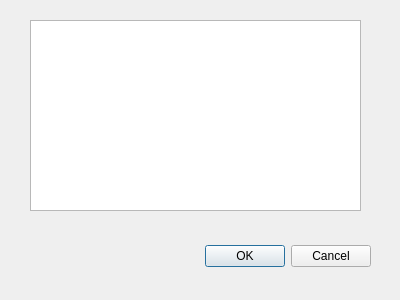
<?xml version="1.0" encoding="UTF-8"?>
<ui version="4.0">
 <class>Dialog</class>
 <widget class="QDialog" name="Dialog">
  <property name="geometry">
   <rect>
    <x>0</x>
    <y>0</y>
    <width>400</width>
    <height>300</height>
   </rect>
  </property>
  <property name="windowTitle">
   <string>Dialog</string>
  </property>
  <widget class="QDialogButtonBox" name="buttonBox">
   <property name="geometry">
    <rect>
     <x>30</x>
     <y>240</y>
     <width>341</width>
     <height>32</height>
    </rect>
   </property>
   <property name="orientation">
    <enum>Qt::Horizontal</enum>
   </property>
   <property name="standardButtons">
    <set>QDialogButtonBox::Cancel|QDialogButtonBox::Ok</set>
   </property>
  </widget>
  <widget class="QPlainTextEdit" name="plainTextEdit">
   <property name="geometry">
    <rect>
     <x>30</x>
     <y>20</y>
     <width>331</width>
     <height>191</height>
    </rect>
   </property>
  </widget>
 </widget>
 <resources/>
 <connections>
  <connection>
   <sender>buttonBox</sender>
   <signal>accepted()</signal>
   <receiver>Dialog</receiver>
   <slot>accept()</slot>
   <hints>
    <hint type="sourcelabel">
     <x>248</x>
     <y>254</y>
    </hint>
    <hint type="destinationlabel">
     <x>157</x>
     <y>274</y>
    </hint>
   </hints>
  </connection>
  <connection>
   <sender>buttonBox</sender>
   <signal>rejected()</signal>
   <receiver>Dialog</receiver>
   <slot>reject()</slot>
   <hints>
    <hint type="sourcelabel">
     <x>316</x>
     <y>260</y>
    </hint>
    <hint type="destinationlabel">
     <x>286</x>
     <y>274</y>
    </hint>
   </hints>
  </connection>
 </connections>
</ui>
